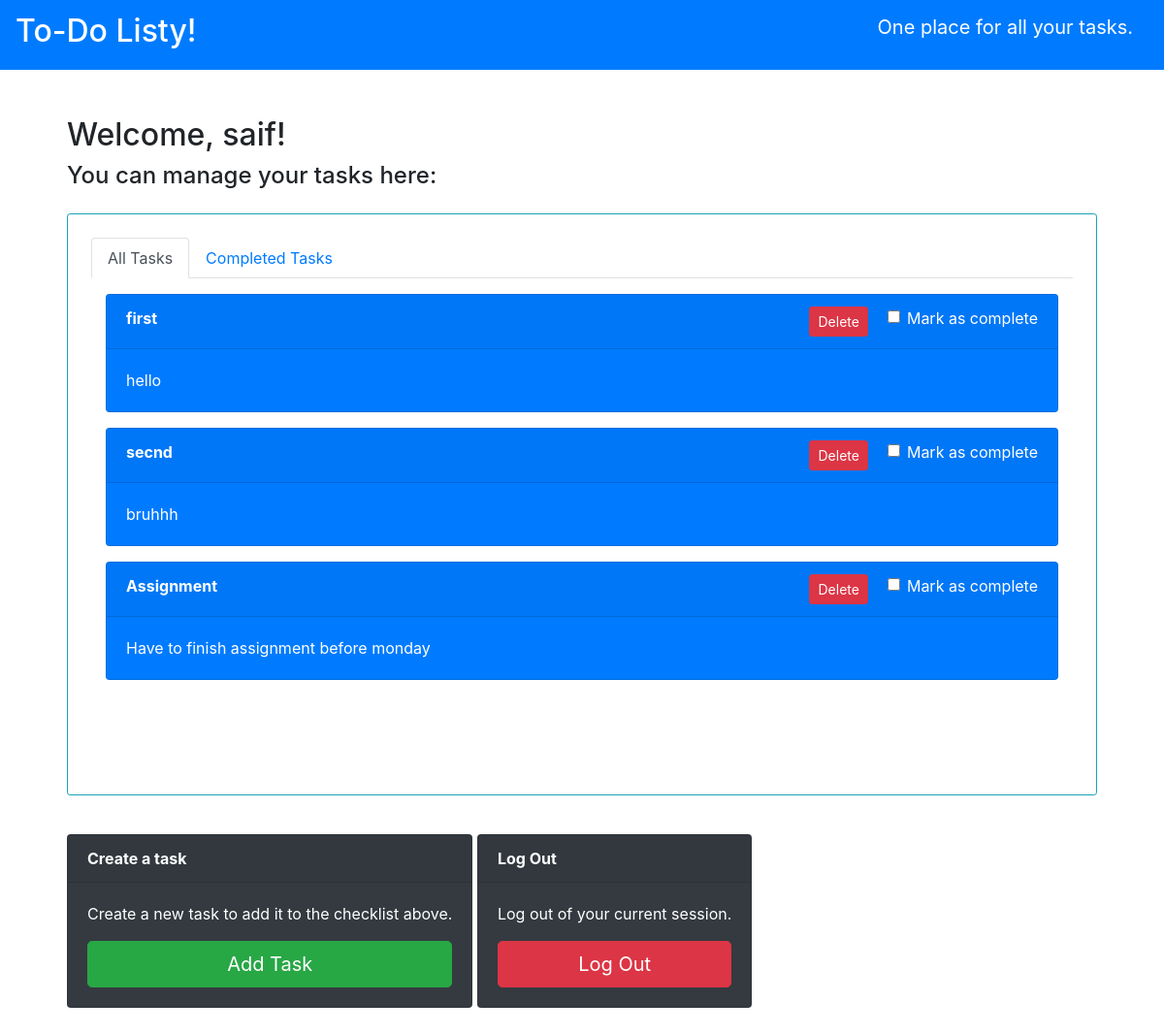
The app's page / (signed in), older data.
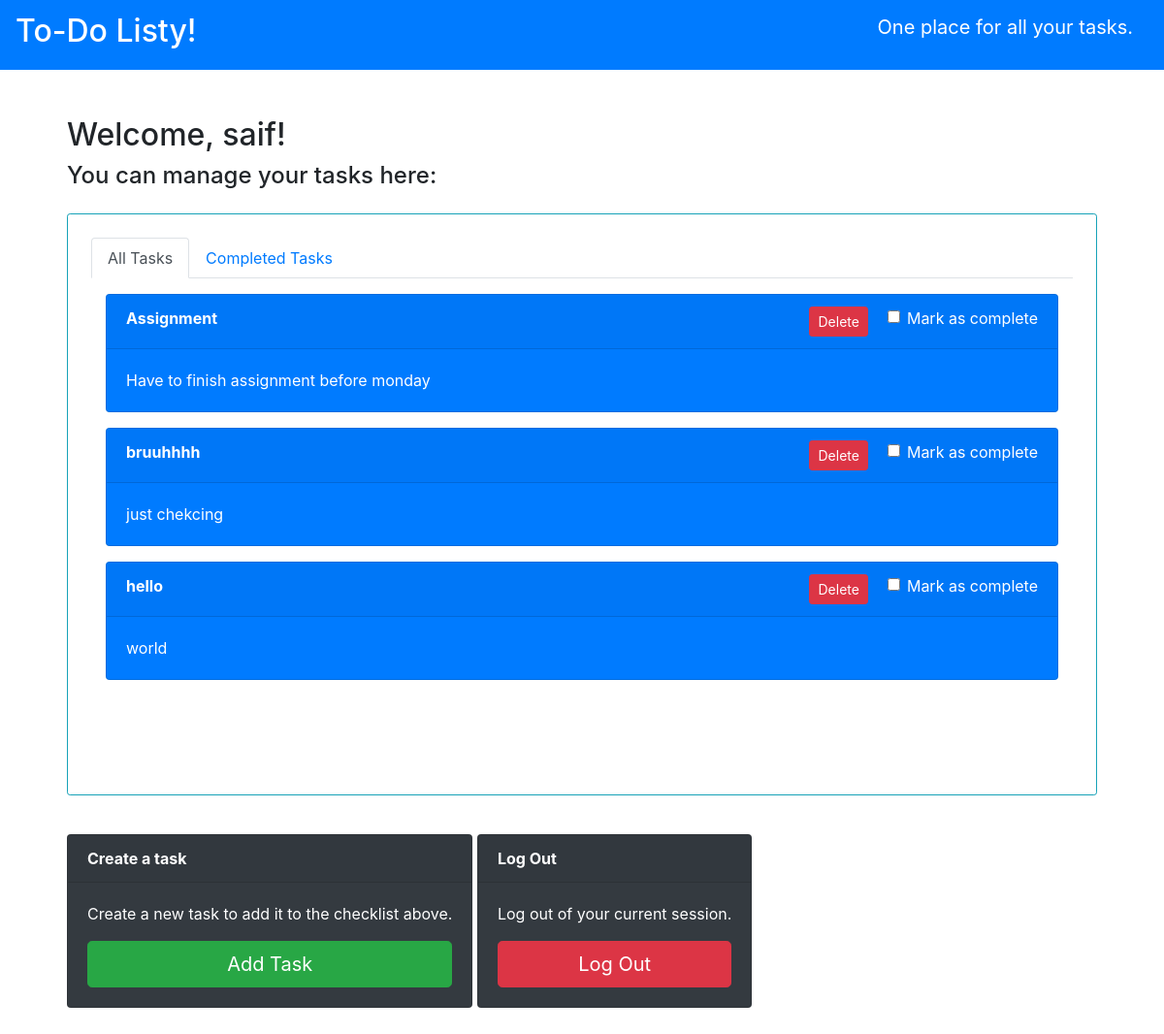
The same page, newer data.
### todolist/models.py (models this page shows, shortened)
class Tasks(models.Model):
    title = models.CharField(max_length = 100)
    body = models.TextField()
    date_created = models.DateTimeField(default=timezone.now)
    completed = models.BooleanField(default= False)
    creator = models.ForeignKey(User, on_delete=models.CASCADE)

### todolist/views.py (the view)
# urls.py: 2. Add a URL to urlpatterns:  path('', views.home, name='home')
@login_required
def home(req):
    user = req.user
    view_ct = req.GET.get('view', None)
    tasks = getTaskSet(user, view_ct)
    ctx = {
            'title':'To-Do Listy-Home',
            'tasks':tasks,
            'view':view_ct
        }
    return render(req, 'todolist/home.html', context = ctx)

### todolist/views.py (called while the page is built)
def getTaskSet(user, view_ct):
    tasks = user.tasks_set.all()
    if view_ct:
        tasks = tasks.filter(completed=True)
    else:
        tasks = tasks.filter(completed=False)
    return tasks

### todolist/templates/todolist/home.html (shortened to what this page needs)
{% extends "todolist/base.html" %}
{% block content %}
{% load static %}
<div class="p-4 my-4 text-black">
  <h2>Welcome, {{user.username}}!</h2>
  <h4>You can manage your tasks here:</h4>
  <div class="p-4 my-4 mx-auto w-70 border border-info rounded-sm" style="height:600px">
    <ul class="nav nav-tabs">
      <li class="nav-item">
        <a class="nav-link {%if not view%}active{%endif%}" href="/">All Tasks</a>
      </li>
      <li class="nav-item">
        <a class="nav-link {%if view%}active{%endif%}" href="/?view=completed_tasks">Completed Tasks</a>
      </li>
    </ul>
    {%if not view%}
      <div class="container overflow-auto" style="max-height: 500px;">
        {% for i in tasks %}
        <div class="card my-3 text-white bg-primary mb-3 ">
          <div class="card-header d-inline-block" id="{{i.id}}"><strong>{{i.title}}</strong>
            <div class="form-check d-inline-block float-right ml-2">
              <input type="checkbox" class="form-check-input cb completed">
              <label class="form-check-label cb-label" for="completed">Mark as complete</label>
            </div>
            <div class="d-inline-block float-right mr-1">
              <button type="button" class="btn btn-danger btn-sm mx-2" id="delete">Delete</button>
            </div>
          </div>
          <div class="card-body">
            <p class="card-text">{{i.body}}</p>
          </div>
        </div>
        {% endfor %}
      </div>
    {%endif%}
  </div>
  <div class="card text-white bg-dark mx-auto my-3 d-inline-block">
    <strong><div class="card-header">Create a task</div></strong>
    <div class="card-body">
      <p class="card-text">Create a new task to add it to the checklist above.</p>
      <a href="/add{%if view%}?view=completed_tasks{%endif%}"><button type="button" class="btn btn-success btn-lg btn-block">Add Task</button></a>
    </div>
  </div>
  <div class="card text-white bg-dark mx-auto my-3 d-inline-block" >
    <strong><div class="card-header">Log Out</div></strong>
    <div class="card-body">
      <p class="card-text">Log out of your current session.</p>
      <a href="/logout"><button type="button" class="btn btn-danger btn-lg btn-block">Log Out</button></a>
    </div>
  </div>
{% endblock content%}

Row changes from the older to the newer data that the page shows:
no longer on this page (row edited): Tasks: title "first", body "hello"
removed Tasks: title "secnd", body "bruhhh"
added Tasks: title "bruuhhhh", body "just chekcing"
added Tasks: title "hello", body "world"
